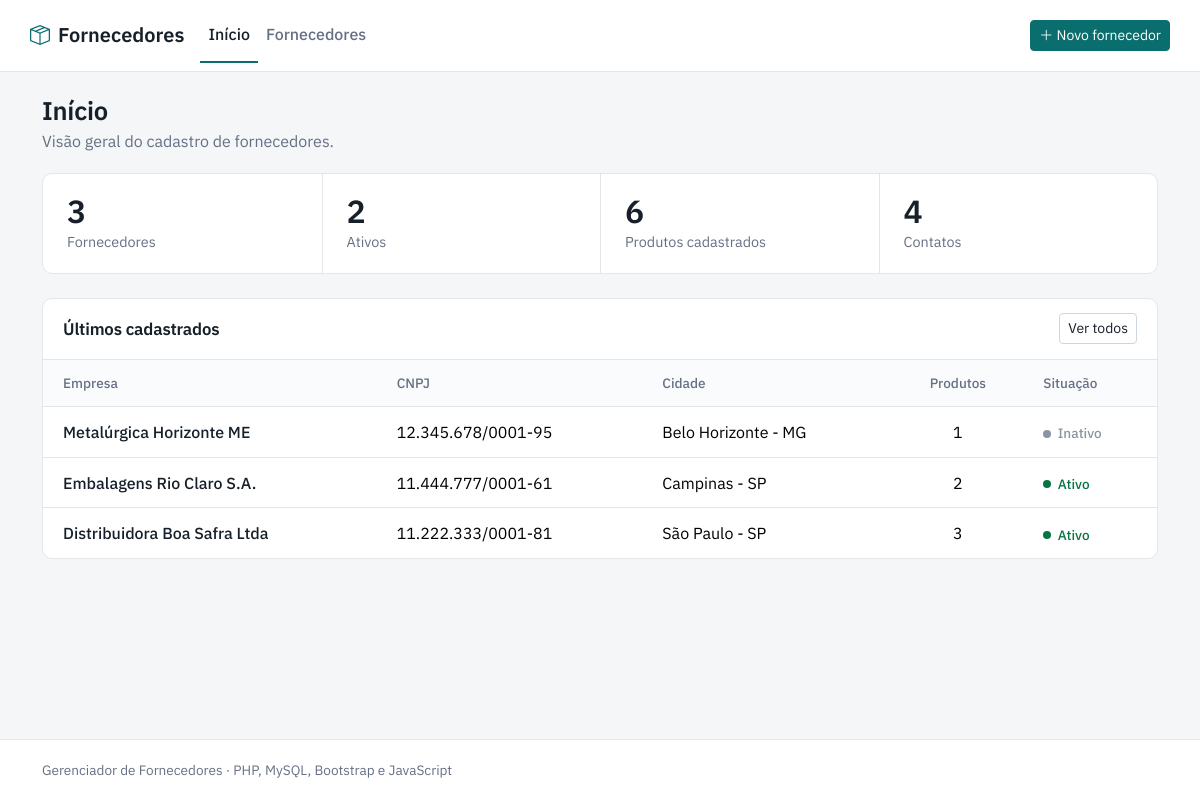
The page / on the database its author committed.
### tables this page shows
CREATE TABLE fornecedores (
    id            INT UNSIGNED AUTO_INCREMENT PRIMARY KEY,
    razao_social  VARCHAR(150) NOT NULL,
    nome_fantasia VARCHAR(150) NULL,
    cnpj          CHAR(14)     NOT NULL,             
    email         VARCHAR(120) NULL,
    telefone      VARCHAR(11)  NULL,                 
    cidade        VARCHAR(80)  NULL,
    uf            CHAR(2)      NULL,
    status        ENUM('ativo', 'inativo') NOT NULL DEFAULT 'ativo',
    criado_em     TIMESTAMP    NOT NULL DEFAULT CURRENT_TIMESTAMP,
    UNIQUE KEY uq_fornecedores_cnpj (cnpj)
);

### includes/functions.php (called while the page is built, shortened)
<?php
function h($valor): string
{
    return htmlspecialchars((string) $valor, ENT_QUOTES, 'UTF-8');
}
function so_digitos(?string $valor): string
{
    return preg_replace('/\D+/', '', (string) $valor);
}
function formatar_cnpj(string $cnpj): string
{
    $c = so_digitos($cnpj);
    return substr($c, 0, 2) . '.' . substr($c, 2, 3) . '.' . substr($c, 5, 3)
        . '/' . substr($c, 8, 4) . '-' . substr($c, 12, 2);
}

### index.php (the view, shortened to what this page needs)
<?php
require_once __DIR__ . '/includes/functions.php';
$pdo = db();
$resumo = $pdo->query(
    "SELECT
        (SELECT COUNT(*) FROM fornecedores)                        AS fornecedores,
        (SELECT COUNT(*) FROM fornecedores WHERE status = 'ativo') AS ativos,
        (SELECT COUNT(*) FROM produtos)                            AS produtos,
        (SELECT COUNT(*) FROM contatos)                            AS contatos"
)->fetch();
$recentes = $pdo->query(
    "SELECT f.id, f.razao_social, f.cnpj, f.cidade, f.uf, f.status,
            (SELECT COUNT(*) FROM produtos p WHERE p.fornecedor_id = f.id) AS total_produtos
       FROM fornecedores f
      ORDER BY f.criado_em DESC, f.id DESC
      LIMIT 5"
)->fetchAll();
require __DIR__ . '/includes/header.php';
?>
<div class="page-head">
    <div>
        <h1>Início</h1>
        <p class="text-muted mb-0">Visão geral do cadastro de fornecedores.</p>
    </div>
</div>
<section class="panel summary mb-4" aria-label="Resumo">
    <div class="summary-item">
        <span class="summary-value"><?= (int) $resumo['fornecedores'] ?></span>
        <span class="summary-label">Fornecedores</span>
    </div>
    <div class="summary-item">
        <span class="summary-value"><?= (int) $resumo['ativos'] ?></span>
        <span class="summary-label">Ativos</span>
    </div>
    <div class="summary-item">
        <span class="summary-value"><?= (int) $resumo['produtos'] ?></span>
        <span class="summary-label">Produtos cadastrados</span>
    </div>
    <div class="summary-item">
        <span class="summary-value"><?= (int) $resumo['contatos'] ?></span>
        <span class="summary-label">Contatos</span>
    </div>
</section>
<section class="panel">
    <div class="panel-head">
        <h2>Últimos cadastrados</h2>
        <a href="fornecedores.php" class="btn btn-outline-secondary btn-sm">Ver todos</a>
    </div>
    <?php if (!$recentes): ?>
        <div class="empty">
            <i class="bi bi-inbox"></i>
            <p>Nenhum fornecedor cadastrado ainda.</p>
            <a href="fornecedor_form.php" class="btn btn-primary btn-sm">Cadastrar o primeiro fornecedor</a>
        </div>
    <?php else: ?>
        <div class="table-responsive">
            <table class="table align-middle mb-0">
                <thead>
                    <tr>
                        <th>Empresa</th>
                        <th>CNPJ</th>
                        <th>Cidade</th>
                        <th class="text-center">Produtos</th>
                        <th>Situação</th>
                    </tr>
                </thead>
                <tbody>
                <?php foreach ($recentes as $f): ?>
                    <tr>
                        <td><a class="link-strong" href="fornecedor_detalhe.php?id=<?= (int) $f['id'] ?>"><?= h($f['razao_social']) ?></a></td>
                        <td class="num"><?= h(formatar_cnpj($f['cnpj'])) ?></td>
                        <td><?= h(trim($f['cidade'] . ($f['uf'] ? ' - ' . $f['uf'] : ''), ' -')) ?: '&mdash;' ?></td>
                        <td class="text-center num"><?= (int) $f['total_produtos'] ?></td>
                        <td><span class="badge-status <?= h($f['status']) ?>"><?= $f['status'] === 'ativo' ? 'Ativo' : 'Inativo' ?></span></td>
                    </tr>
                <?php endforeach; ?>
                </tbody>
            </table>
        </div>
    <?php endif; ?>
</section>
<?php require __DIR__ . '/includes/footer.php'; ?>

### assets/css/style.css (style rules this page uses)
:root { --ink: #17202a; --muted: #667085; --line: #e3e7ec; --paper: #f4f6f8; --accent: #0b6e6e; --accent-dark: #095858; --accent-soft: #e2f1f0; --bs-body-font-family: 'IBM Plex Sans', system-ui, -apple-system, 'Segoe UI', Roboto, sans-serif; --bs-body-color: var(--ink); --bs-body-bg: var(--paper); --bs-primary: var(--accent); --bs-primary-rgb: 11, 110, 110; --bs-link-color: var(--accent); --bs-link-color-rgb: 11, 110, 110; --bs-link-hover-color: var(--accent-dark); --bs-border-color: var(--line); --bs-secondary-color: var(--muted); }
body { min-height: 100vh; display: flex; flex-direction: column; }
h1, h2 { font-weight: 600; letter-spacing: -0.01em; }
h1 { font-size: 1.6rem; margin-bottom: 0.15rem; }
.text-muted { color: var(--muted) !important; }
.num { font-variant-numeric: tabular-nums; }
.btn-outline-secondary { --bs-btn-color: var(--ink); --bs-btn-border-color: #cfd6de; --bs-btn-hover-bg: #eef1f4; --bs-btn-hover-color: var(--ink); --bs-btn-hover-border-color: #cfd6de; --bs-btn-active-bg: #e6eaee; --bs-btn-active-color: var(--ink); --bs-btn-active-border-color: #cfd6de; }
.page-head { display: flex; align-items: flex-start; justify-content: space-between; gap: 1rem; flex-wrap: wrap; margin-bottom: 1.25rem; }
.panel { background: #fff; border: 1px solid var(--line); border-radius: 10px; overflow: hidden; }
.panel-head { display: flex; align-items: center; justify-content: space-between; padding: 0.9rem 1.25rem; border-bottom: 1px solid var(--line); }
.panel-head h2 { font-size: 1.05rem; margin: 0; }
.summary { display: grid; grid-template-columns: repeat(4, 1fr); }
.summary-item { padding: 1.25rem 1.5rem; display: flex; flex-direction: column; gap: 0.15rem; }
.summary-item + .summary-item { border-left: 1px solid var(--line); }
.summary-value { font-size: 2rem; font-weight: 600; line-height: 1.1; font-variant-numeric: tabular-nums; }
.summary-label { color: var(--muted); font-size: 0.9rem; }
.table { --bs-table-bg: transparent; --bs-table-hover-bg: #f8fafb; margin-bottom: 0; }
.table > :not(caption) > * > * { padding: 0.8rem 1.25rem; border-bottom-color: var(--line); }
.table thead th { font-weight: 500; font-size: 0.85rem; color: var(--muted); background: #fafbfc; border-bottom: 1px solid var(--line); white-space: nowrap; }
.table tbody tr:last-child td { border-bottom: 0; }
.link-strong { font-weight: 500; color: var(--ink); text-decoration: none; }
.badge-status { display: inline-flex; align-items: center; gap: 0.4rem; font-size: 0.85rem; font-weight: 500; }
.badge-status::before { content: ''; width: 0.5rem; height: 0.5rem; border-radius: 50%; background: currentColor; }
.badge-status.ativo { color: #087443; }
.badge-status.inativo { color: #8a94a3; }

### rows shown on the page
fornecedores: razao_social "Metalúrgica Horizonte ME", cnpj "12.345.678/0001-95", cidade+uf "Belo Horizonte - MG", total_produtos "1", status "Inativo"
fornecedores: razao_social "Embalagens Rio Claro S.A.", cnpj "11.444.777/0001-61", cidade+uf "Campinas - SP", total_produtos "2", status "Ativo"
fornecedores: razao_social "Distribuidora Boa Safra Ltda", cnpj "11.222.333/0001-81", cidade+uf "São Paulo - SP", total_produtos "3", status "Ativo"

### other values the page prints
$resumo['fornecedores'] "3"
$resumo['ativos'] "2"
$resumo['produtos'] "6"
$resumo['contatos'] "4"
